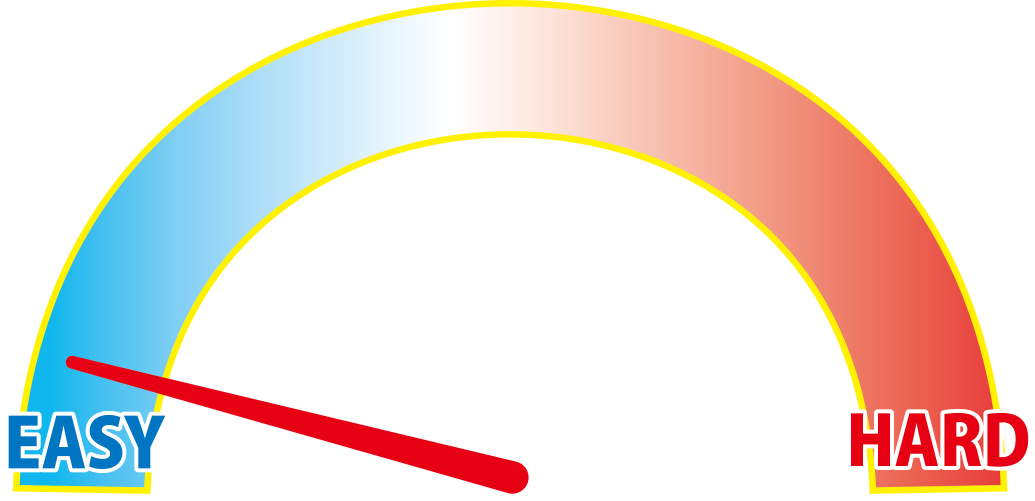
#> input picture image1.jpg, 3104 x 1503 px (shown at 1/3 size)
$ python test.py
#> lines starting #> are read from the running program, lines starting #| are printed output that depends on the picture
#> further down, img is the input picture: shape (1503, 3104, 3); mean B, G, R 218.9, 224.2, 235.2
import cv2
import numpy as np
import tkinter as tk

# Tkinterで画面サイズを取得
root = tk.Tk()
screen_w = root.winfo_screenwidth()
screen_h = root.winfo_screenheight()
root.destroy()

images = ["image1.jpg", "image2.jpg", "image3.jpg"]
index = 0

cv2.namedWindow("Display", cv2.WINDOW_NORMAL)
cv2.setWindowProperty("Display", cv2.WND_PROP_FULLSCREEN, cv2.WINDOW_FULLSCREEN)

def fit_image_with_black(img, screen_w, screen_h):
#> called with screen_w = 1920, screen_h = 1080
    h, w = img.shape[:2]
#> h = 1503; w = 3104
    scale = min(screen_w / w, screen_h / h)
#> scale = 0.619
    new_w, new_h = int(w * scale), int(h * scale)
#> new_w = 1920; new_h = 929
    resized = cv2.resize(img, (new_w, new_h))
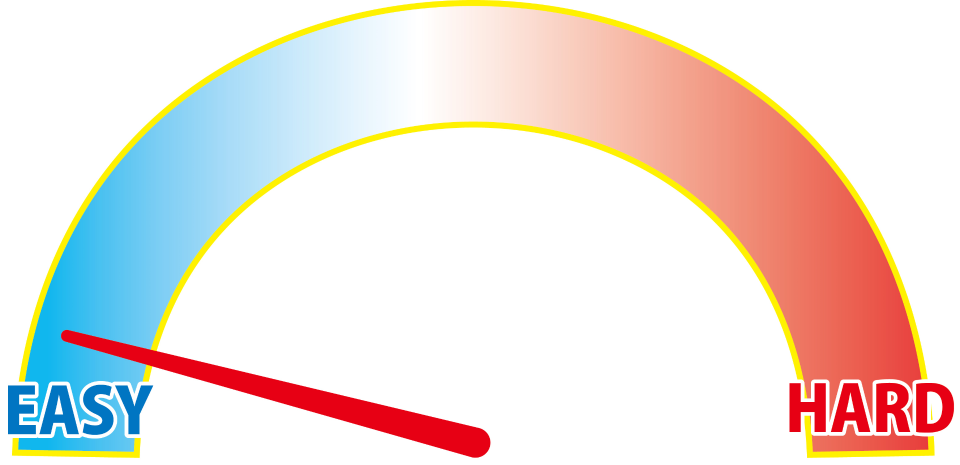
#> resized: shape (929, 1920, 3) (shown at 1/2 size); mean B, G, R 218.9, 224.1, 235.2

    # 黒背景に中央配置
    background = np.zeros((screen_h, screen_w, 3), dtype=np.uint8)
    x_offset = (screen_w - new_w) // 2
#> x_offset = 0
    y_offset = (screen_h - new_h) // 2
#> y_offset = 75
    background[y_offset:y_offset+new_h, x_offset:x_offset+new_w] = resized
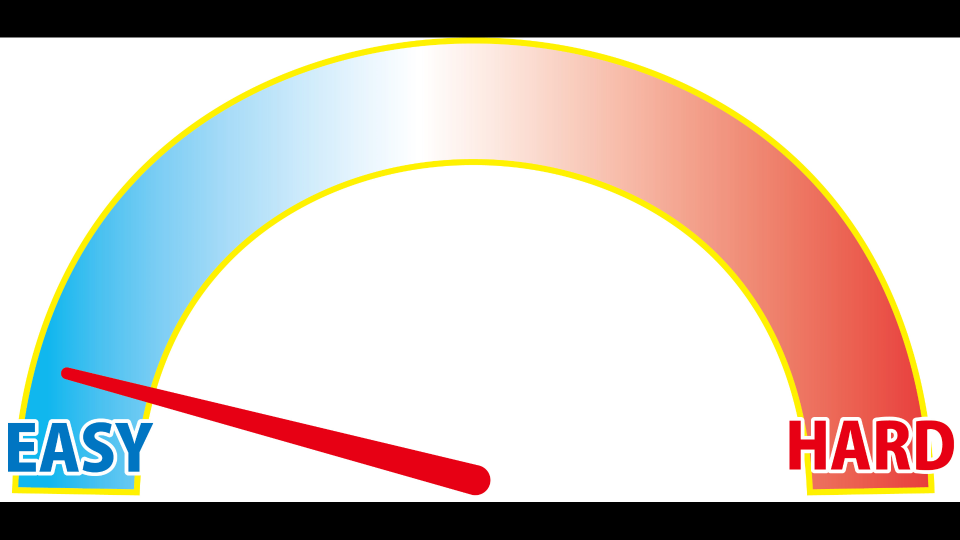
#> background: shape (1080, 1920, 3) (shown at 1/2 size); mean B, G, R 188.3, 192.8, 202.3
    return background

while True:
    img = cv2.imread(images[index])
    if img is None:
        print(f"{images[index]} が見つかりません")
        break

    img_fitted = fit_image_with_black(img, screen_w, screen_h)
    cv2.imshow("Display", img_fitted)

    key = cv2.waitKey(0) & 0xFF
#> (key q is pressed here)
    if key == ord('q'):
        break
    elif key == ord('1'):
        index = 0
    elif key == ord('2'):
        index = 1
    elif key == ord('3'):
        index = 2

cv2.destroyAllWindows()
